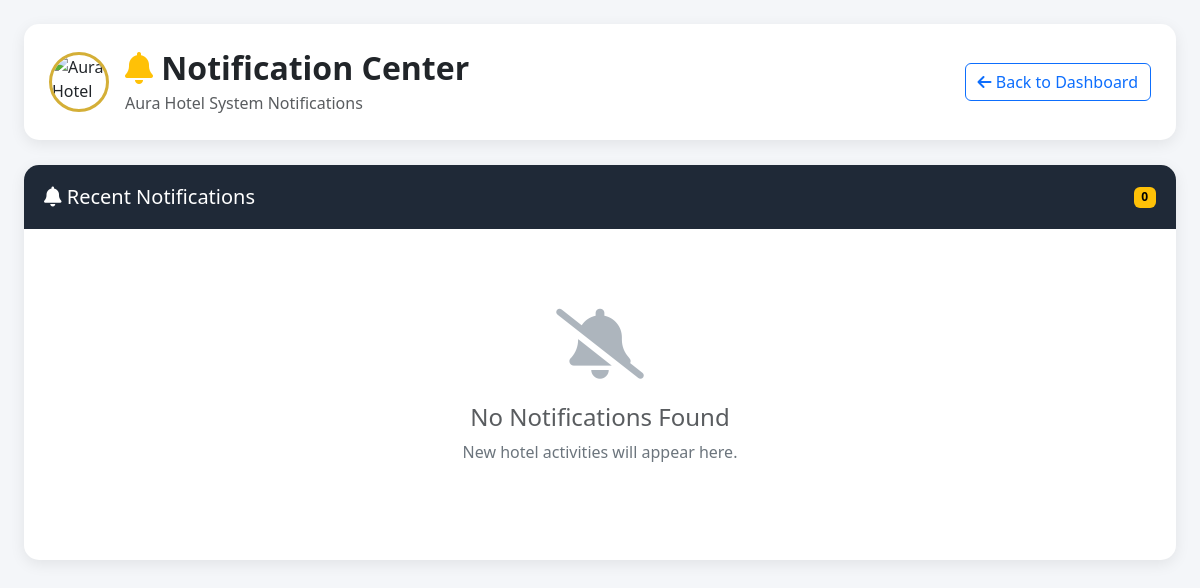
/notifications/, run on an earlier commit of the app's database.
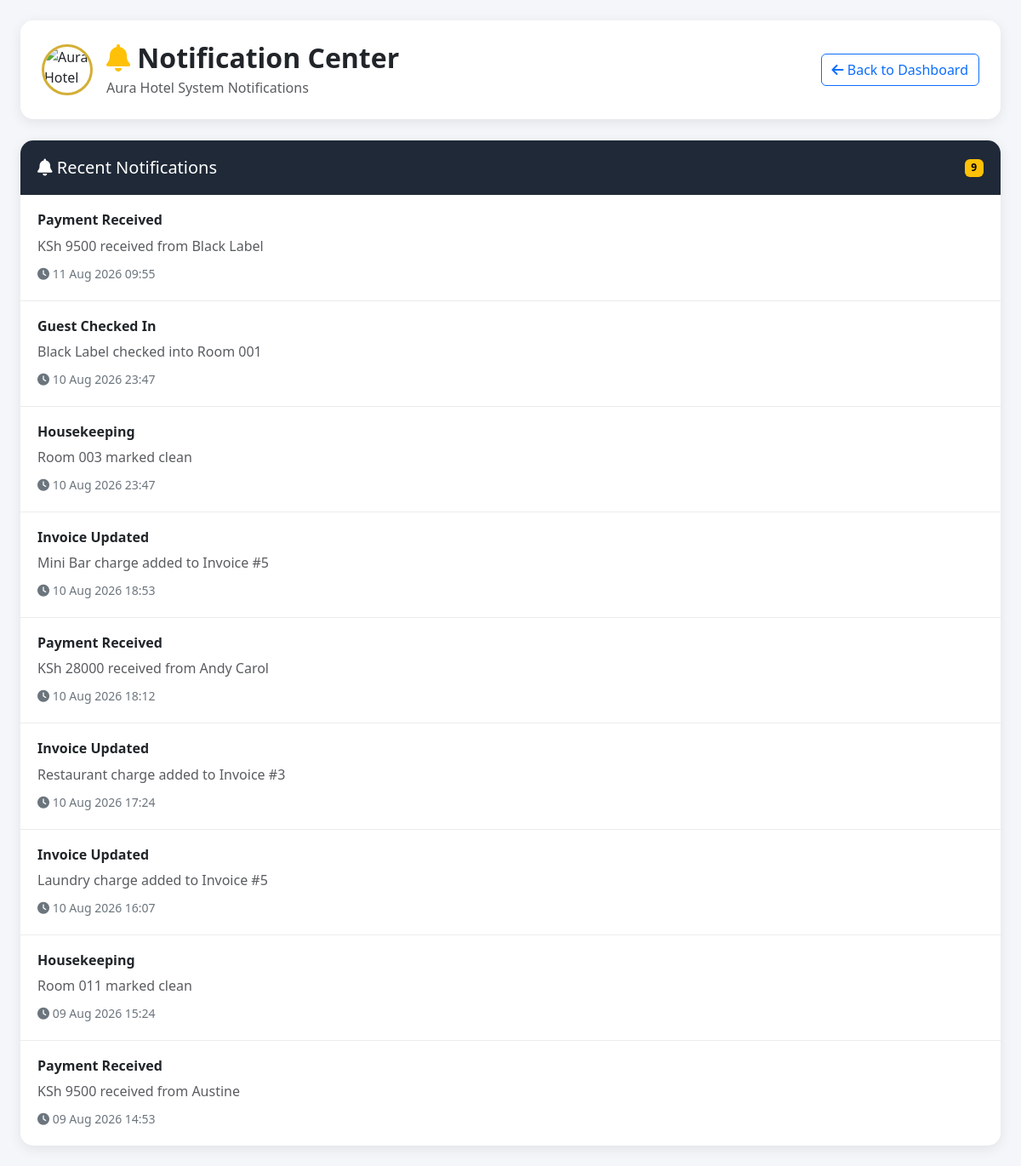
And on a later commit of the database.
### notifications/models.py (models this page shows, shortened)
class Notification(models.Model):
    title = models.CharField(max_length=255)
    message = models.TextField()
    is_read = models.BooleanField(default=False)
    created_at = models.DateTimeField(auto_now_add=True)

### notifications/views.py (the view)
def notification_list(request):
    Notification.objects.filter(
        is_read=False
    ).update(
        is_read=True
    )
    notifications = Notification.objects.order_by(
        '-created_at'
    )
    return render(
        request,
        'notifications/notification_list.html',
        {
            'notifications': notifications
        }
    )

### notifications/templates/notifications/notification_list.html (shortened to what this page needs)
{% load static %}
<!DOCTYPE html>
<html lang="en">
<head>
    <link href="https://cdn.jsdelivr.net/npm/bootstrap@5.3.3/dist/css/bootstrap.min.css"
          rel="stylesheet">
    <link rel="stylesheet"
          href="https://cdnjs.cloudflare.com/ajax/libs/font-awesome/6.5.2/css/all.min.css">
</head>
<body>
<div class="container-fluid p-4">
    <div class="page-header">
        <div class="d-flex justify-content-between align-items-center">
            <div class="d-flex align-items-center">
                <img src="{% static 'images/logo.png' %}"
                     class="logo-circle me-3"
                     alt="Aura Hotel">
                <div>
                    <h2 class="fw-bold mb-1">
                        <i class="fas fa-bell text-warning"></i>
                        Notification Center
                    </h2>
                    <p class="text-muted mb-0">
                        Aura Hotel System Notifications
                    </p>
                </div>
            </div>
            <a href="{% url 'admin_dashboard' %}"
               class="btn btn-outline-primary">
                <i class="fas fa-arrow-left"></i>
                Back to Dashboard
            </a>
        </div>
    </div>
    <div class="card notification-card">
        <div class="notification-header">
            <div class="d-flex justify-content-between align-items-center">
                <h5 class="mb-0">
                    <i class="fas fa-bell"></i>
                    Recent Notifications
                </h5>
                <span class="badge badge-total">
                    {{ notifications.count }}
                </span>
            </div>
        </div>
        <div class="card-body p-0">
            {% for notification in notifications %}
            <div class="notification-item">
                <div class="d-flex justify-content-between">
                    <div>
                        <h6 class="fw-bold mb-2">
                            {{ notification.title }}
                        </h6>
                        <p class="text-muted mb-2">
                            {{ notification.message }}
                        </p>
                        <small class="text-secondary">
                            <i class="fas fa-clock"></i>
                            {{ notification.created_at|date:"d M Y H:i" }}
                        </small>
                    </div>
                </div>
            </div>
            {% empty %}
            <div class="empty-state">
                <i class="fas fa-bell-slash"></i>
                <h4 class="mt-4 text-muted">
                    No Notifications Found
                </h4>
                <p class="text-secondary">
                    New hotel activities will appear here.
                </p>
            </div>
            {% endfor %}
        </div>
    </div>
</div>
</body>
</html>

What changed in the data, as far as the page shows it:
added Notification: title "Payment Received", message "KSh 9500 received from Black Label", created_at "11 Aug 2026 09:55"
added Notification: title "Guest Checked In", message "Black Label checked into Room 001", created_at "10 Aug 2026 23:47"
added Notification: title "Housekeeping", message "Room 003 marked clean", created_at "10 Aug 2026 23:47"
added Notification: title "Invoice Updated", message "Mini Bar charge added to Invoice #5", created_at "10 Aug 2026 18:53"
added Notification: title "Payment Received", message "KSh 28000 received from Andy Carol", created_at "10 Aug 2026 18:12"
added Notification: title "Invoice Updated", message "Restaurant charge added to Invoice #3", created_at "10 Aug 2026 17:24"
added Notification: title "Invoice Updated", message "Laundry charge added to Invoice #5", created_at "10 Aug 2026 16:07"
added Notification: title "Housekeeping", message "Room 011 marked clean", created_at "09 Aug 2026 15:24"
added Notification: title "Payment Received", message "KSh 9500 received from Austine", created_at "09 Aug 2026 14:53"
Also different on the page:
{{ notifications.count }}: "0" → "9"
text no longer shown: "No Notifications Found New hotel activities will appear here."
